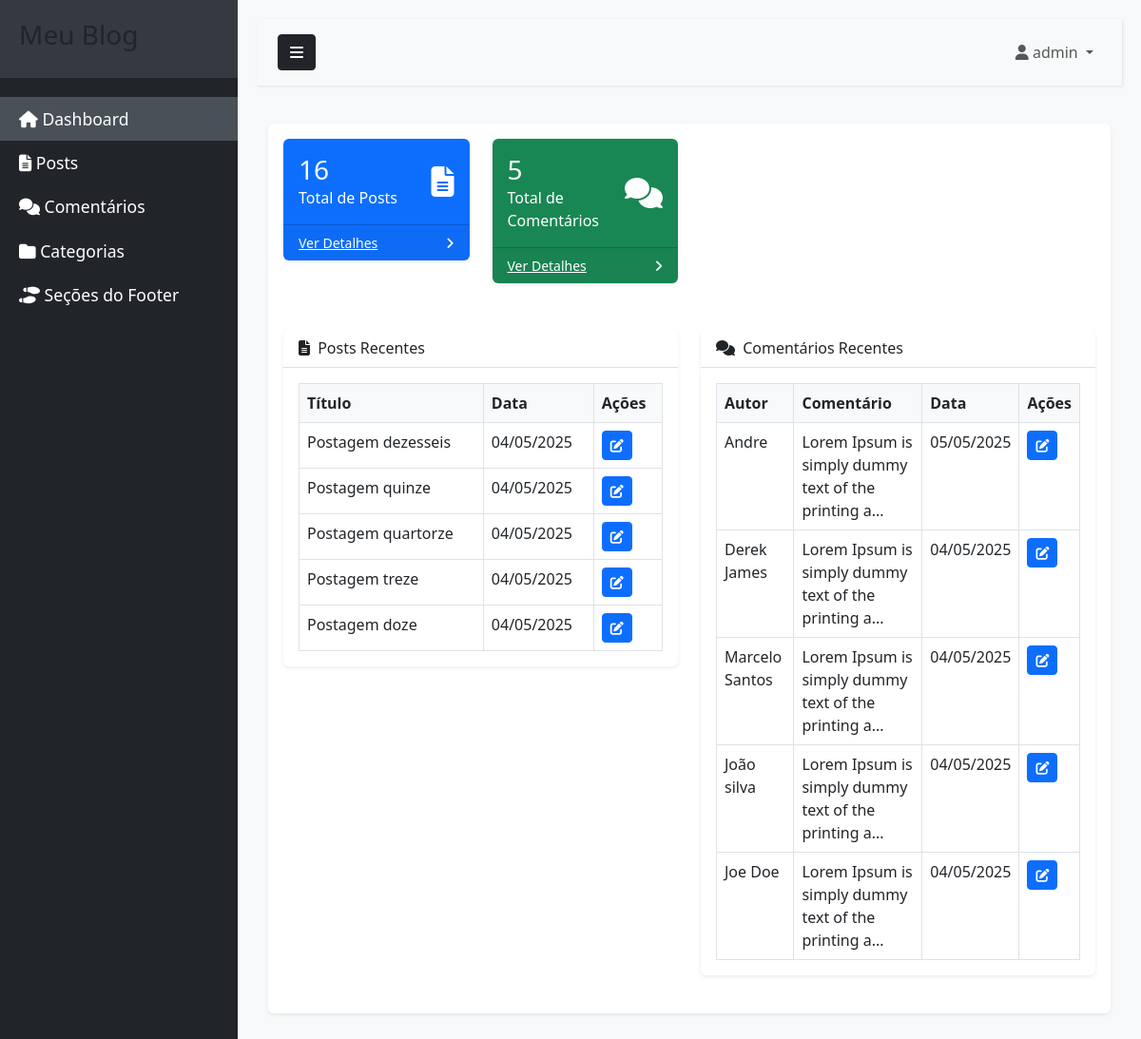
/admin/index.php (signed in), run on the app's committed database.
### tables this page shows
CREATE TABLE `posts` (
  `id` int(11) NOT NULL,
  `title` varchar(255) NOT NULL,
  `content` text NOT NULL,
  `image` varchar(255) DEFAULT NULL,
  `category_id` int(11) DEFAULT NULL,
  `status` enum('draft','published') DEFAULT 'draft',
  `created_at` timestamp NOT NULL DEFAULT current_timestamp(),
  `updated_at` timestamp NOT NULL DEFAULT current_timestamp() ON UPDATE current_timestamp()
);

CREATE TABLE `comments` (
  `id` int(11) NOT NULL,
  `post_id` int(11) NOT NULL,
  `author` varchar(100) NOT NULL,
  `content` text NOT NULL,
  `status` enum('pending','approved') DEFAULT 'pending',
  `created_at` timestamp NOT NULL DEFAULT current_timestamp(),
  `updated_at` timestamp NOT NULL DEFAULT current_timestamp() ON UPDATE current_timestamp()
);

### includes/Post.php (called while the page is built, shortened)
<?php
class Post {
    private $conn;
    private $table_name = "posts";
    public function __construct($db) {
        $this->conn = $db;
    }
    public function getTotalPosts() {
        $query = "SELECT COUNT(*) as total FROM " . $this->table_name;
        $stmt = $this->conn->query($query);
        return $stmt->fetch(PDO::FETCH_ASSOC)['total'];
    }
    public function getRecentPosts($limit = 5) {
        $query = "SELECT p.*, c.name as category_name
                 FROM " . $this->table_name . " p
                 LEFT JOIN categories c ON p.category_id = c.id
                 ORDER BY p.created_at DESC
                 LIMIT " . (int)$limit;
        $stmt = $this->conn->query($query);
        return $stmt->fetchAll(PDO::FETCH_ASSOC);
    }
}

### includes/Comment.php (called while the page is built, shortened)
<?php
class Comment {
    private $conn;
    private $table_name = "comments";
    public function __construct($db) {
        $this->conn = $db;
    }
    public function getTotalComments() {
        $query = "SELECT COUNT(*) as total FROM " . $this->table_name;
        $stmt = $this->conn->query($query);
        return $stmt->fetch(PDO::FETCH_ASSOC)['total'];
    }
    public function getRecentComments($limit = 5) {
        $query = "SELECT c.*, p.title as post_title
                 FROM " . $this->table_name . " c
                 LEFT JOIN posts p ON c.post_id = p.id
                 ORDER BY c.created_at DESC
                 LIMIT " . (int)$limit;
        $stmt = $this->conn->query($query);
        return $stmt->fetchAll(PDO::FETCH_ASSOC);
    }
}

### admin/index.php (the view)
<?php
require_once 'includes/header.php';
require_once '../includes/Post.php';
require_once '../includes/Comment.php';
$post = new Post($connection);
$comment = new Comment($connection);
$totalPosts = $post->getTotalPosts();
$totalComments = $comment->getTotalComments();
$recentPosts = $post->getRecentPosts(5);
$recentComments = $comment->getRecentComments(5);
?>
<div class="row mb-4">
    <div class="col-xl-3 col-md-6">
        <div class="card bg-primary text-white mb-4">
            <div class="card-body">
                <div class="d-flex justify-content-between align-items-center">
                    <div>
                        <h3 class="mb-0"><?php echo $totalPosts; ?></h3>
                        <div>Total de Posts</div>
                    </div>
                    <i class="fas fa-file-alt fa-2x"></i>
                </div>
            </div>
            <div class="card-footer d-flex align-items-center justify-content-between">
                <a class="small text-white stretched-link" href="posts.php">Ver Detalhes</a>
                <div class="small text-white"><i class="fas fa-angle-right"></i></div>
            </div>
        </div>
    </div>
    <div class="col-xl-3 col-md-6">
        <div class="card bg-success text-white mb-4">
            <div class="card-body">
                <div class="d-flex justify-content-between align-items-center">
                    <div>
                        <h3 class="mb-0"><?php echo $totalComments; ?></h3>
                        <div>Total de Comentários</div>
                    </div>
                    <i class="fas fa-comments fa-2x"></i>
                </div>
            </div>
            <div class="card-footer d-flex align-items-center justify-content-between">
                <a class="small text-white stretched-link" href="comments.php">Ver Detalhes</a>
                <div class="small text-white"><i class="fas fa-angle-right"></i></div>
            </div>
        </div>
    </div>
</div>
<div class="row">
    <div class="col-xl-6">
        <div class="card mb-4">
            <div class="card-header">
                <i class="fas fa-file-alt me-1"></i>
                Posts Recentes
            </div>
            <div class="card-body">
                <div class="table-responsive">
                    <table class="table table-bordered">
                        <thead>
                            <tr>
                                <th>Título</th>
                                <th>Data</th>
                                <th>Ações</th>
                            </tr>
                        </thead>
                        <tbody>
                            <?php foreach ($recentPosts as $post): ?>
                            <tr>
                                <td><?php echo htmlspecialchars($post['title']); ?></td>
                                <td><?php echo date('d/m/Y', strtotime($post['created_at'])); ?></td>
                                <td>
                                    <a href="edit_post.php?id=<?php echo $post['id']; ?>" class="btn btn-sm btn-primary">
                                        <i class="fas fa-edit"></i>
                                    </a>
                                </td>
                            </tr>
                            <?php endforeach; ?>
                        </tbody>
                    </table>
                </div>
            </div>
        </div>
    </div>
    <div class="col-xl-6">
        <div class="card mb-4">
            <div class="card-header">
                <i class="fas fa-comments me-1"></i>
                Comentários Recentes
            </div>
            <div class="card-body">
                <div class="table-responsive">
                    <table class="table table-bordered">
                        <thead>
                            <tr>
                                <th>Autor</th>
                                <th>Comentário</th>
                                <th>Data</th>
                                <th>Ações</th>
                            </tr>
                        </thead>
                        <tbody>
                            <?php foreach ($recentComments as $comment): ?>
                            <tr>
                                <td><?php echo htmlspecialchars($comment['author']); ?></td>
                                <td><?php echo substr(htmlspecialchars($comment['content']), 0, 50) . '...'; ?></td>
                                <td><?php echo date('d/m/Y', strtotime($comment['created_at'])); ?></td>
                                <td>
                                    <a href="edit_comment.php?id=<?php echo $comment['id']; ?>" class="btn btn-sm btn-primary">
                                        <i class="fas fa-edit"></i>
                                    </a>
                                </td>
                            </tr>
                            <?php endforeach; ?>
                        </tbody>
                    </table>
                </div>
            </div>
        </div>
    </div>
</div>
<?php require_once 'includes/footer.php'; ?>

### admin/css/admin.css (style rules this page uses)
body { background-color: #f8f9fa; }
.card { margin-bottom: 20px; border: none; box-shadow: 0 0.125rem 0.25rem rgba(0, 0, 0, 0.075); }
.card-header { background-color: #fff; border-bottom: 1px solid rgba(0, 0, 0, 0.125); }
.btn { border-radius: 0.25rem; }
.table { margin-bottom: 0; }
.table th { border-top: none; background-color: #f8f9fa; }

### data on the page
posts: title "Postagem dezesseis", created_at "04/05/2025"
posts: title "Postagem quinze", created_at "04/05/2025"
posts: title "Postagem quartorze", created_at "04/05/2025"
posts: title "Postagem treze", created_at "04/05/2025"
posts: title "Postagem doze", created_at "04/05/2025"
comments: author "Andre", content "Lorem Ipsum is simply dummy text of the printing a", created_at "05/05/2025"
comments: author "Derek James", content "Lorem Ipsum is simply dummy text of the printing a", created_at "04/05/2025"
comments: author "Marcelo Santos", content "Lorem Ipsum is simply dummy text of the printing a", created_at "04/05/2025"
comments: author "João silva", content "Lorem Ipsum is simply dummy text of the printing a", created_at "04/05/2025"
comments: author "Joe Doe", content "Lorem Ipsum is simply dummy text of the printing a", created_at "04/05/2025"

### other printed values
$config['site_name'] "Meu Blog"
$_SESSION['admin_username'] "admin"
$totalPosts "16"
$totalComments "5"
